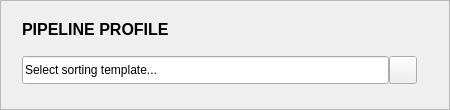
                 <widget class="QFrame" name="frame_pipelineProfile">
                  <property name="minimumSize">
                   <size>
                    <width>400</width>
                    <height>100</height>
                   </size>
                  </property>
                  <property name="maximumSize">
                   <size>
                    <width>450</width>
                    <height>110</height>
                   </size>
                  </property>
                  <property name="frameShape">
                   <enum>QFrame::StyledPanel</enum>
                  </property>
                  <property name="frameShadow">
                   <enum>QFrame::Raised</enum>
                  </property>
                  <layout class="QVBoxLayout" name="verticalLayout_17">
                   <item>
                    <layout class="QVBoxLayout" name="verticalLayout_18">
                     <property name="spacing">
                      <number>6</number>
                     </property>
                     <property name="leftMargin">
                      <number>10</number>
                     </property>
                     <property name="topMargin">
                      <number>8</number>
                     </property>
                     <property name="rightMargin">
                      <number>12</number>
                     </property>
                     <property name="bottomMargin">
                      <number>12</number>
                     </property>
                     <item>
                      <widget class="QLabel" name="title_pipelineProfile">
                       <property name="font">
                        <font>
                         <family>Segoe UI</family>
                         <pointsize>12</pointsize>
                         <weight>87</weight>
                         <bold>true</bold>
                        </font>
                       </property>
                       <property name="text">
                        <string>PIPELINE PROFILE</string>
                       </property>
                       <property name="indent">
                        <number>0</number>
                       </property>
                      </widget>
                     </item>
                     <item>
                      <widget class="QWidget" name="widget_6" native="true">
                       <property name="minimumSize">
                        <size>
                         <width>404</width>
                         <height>50</height>
                        </size>
                       </property>
                       <property name="maximumSize">
                        <size>
                         <width>404</width>
                         <height>16777215</height>
                        </size>
                       </property>
                       <layout class="QHBoxLayout" name="horizontalLayout_13">
                        <property name="spacing">
                         <number>0</number>
                        </property>
                        <property name="leftMargin">
                         <number>0</number>
                        </property>
                        <item>
                         <layout class="QHBoxLayout" name="horizontalLayout_16">
                          <property name="spacing">
                           <number>0</number>
                          </property>
                          <item>
                           <widget class="QLineEdit" name="input_configFile">
                            <property name="sizePolicy">
                             <sizepolicy hsizetype="Expanding" vsizetype="Fixed">
                              <horstretch>0</horstretch>
                              <verstretch>0</verstretch>
                             </sizepolicy>
                            </property>
                            <property name="minimumSize">
                             <size>
                              <width>0</width>
                              <height>28</height>
                             </size>
                            </property>
                            <property name="text">
                             <string>Select sorting template...</string>
                            </property>
                            <property name="readOnly">
                             <bool>true</bool>
                            </property>
                           </widget>
                          </item>
                          <item>
                           <widget class="QPushButton" name="btn_browseConfig">
                            <property name="sizePolicy">
                             <sizepolicy hsizetype="Fixed" vsizetype="Fixed">
                              <horstretch>0</horstretch>
                              <verstretch>0</verstretch>
                             </sizepolicy>
                            </property>
                            <property name="minimumSize">
                             <size>
                              <width>28</width>
                              <height>28</height>
                             </size>
                            </property>
                            <property name="maximumSize">
                             <size>
                              <width>28</width>
                              <height>28</height>
                             </size>
                            </property>
                            <property name="text">
                             <string/>
                            </property>
                            <property name="icon">
                             <iconset>
                              <normaloff>../../course_notes/icons/browse_file_icon.png</normaloff>../../course_notes/icons/browse_file_icon.png</iconset>
                            </property>
                            <property name="flat">
                             <bool>false</bool>
                            </property>
                           </widget>
                          </item>
                         </layout>
                        </item>
                       </layout>
                      </widget>
                     </item>
                    </layout>
                   </item>
                  </layout>
                 </widget>
